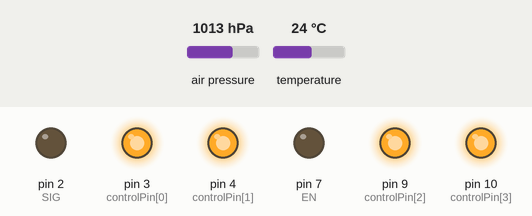
This sketch was run on a simulated Arduino Uno, built with avr-gcc and run on an emulated ATmega328P. On the bench: output pins drawn as LEDs (lit = HIGH). The inputs (shaded band) are chosen by the test bench; at power-on: air pressure 1013 hPa, temperature 24 °C. The local clock reads 2024-03-15 10:24:30 at power-on unless the sketch sets it; what the sketch prints to the serial monitor is not drawn.

Above: at 0.1 s.
At 4.1 s:
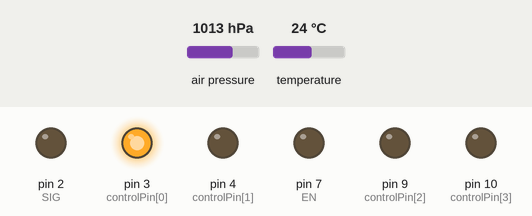
At 8.1 s:
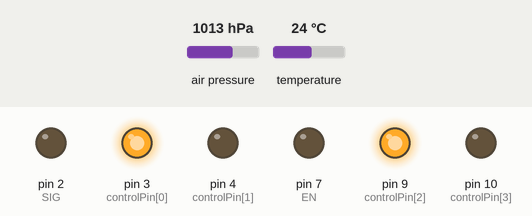
At 16.1 s:
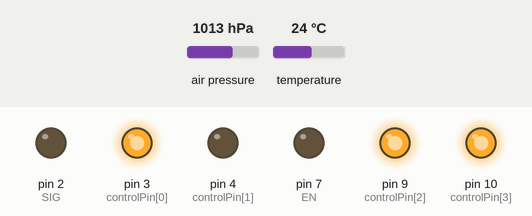
At 26.1 s:
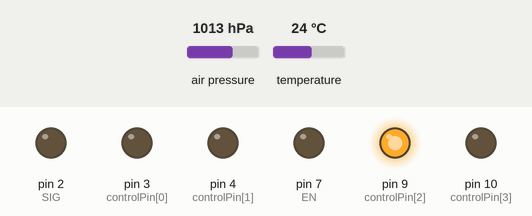
At 36.1 s:
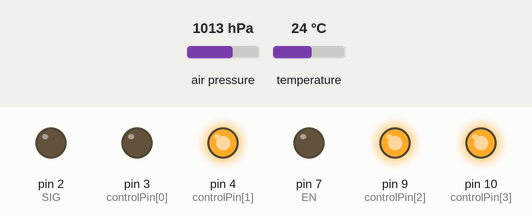
Timing chart, 0 to 38.6 s (numbered marks = the images above):
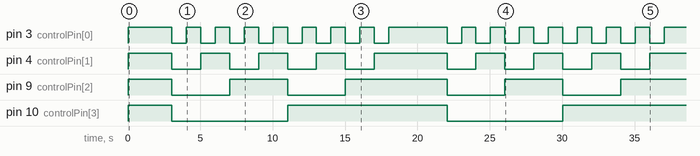

The sketch:

UNO.ino
```cpp
#include <Wire.h>
#include <SPI.h>
#include <Adafruit_BMP280.h>
#include <ds3231.h>

struct ts t;


const int SIG = 2;// SIG pin
// const int SIG = 0;// SIG pin analog read voltage output
const int EN = 7;// Enable pin
//const int controlPin[4] = {3, 4, 5, 6}; // 4 pins used  for binary output
const int controlPin[4] = {3, 4, 9, 10};
int loopDelay = 1000;// delay in loop

const int muxTable[16][4] = {
  // s0, s1, s2, s3     channel
    {0,  0,  0,  0}, // 0 relay
    {1,  0,  0,  0}, // 1 relay
    {0,  1,  0,  0}, // 2 relay
    {1,  1,  0,  0}, // 3
    {0,  0,  1,  0}, // 4
    {1,  0,  1,  0}, // 5
    {0,  1,  1,  0}, // 6
    {1,  1,  1,  0}, // 7
    {0,  0,  0,  1}, // 8
    {1,  0,  0,  1}, // 9
    {0,  1,  0,  1}, // 10
    {1,  1,  0,  1}, // 11
    {0,  0,  1,  1}, // 12
    {1,  0,  1,  1}, // 13
    {0,  1,  1,  1}, // 14
    {1,  1,  1,  1}  // 15
};

Adafruit_BMP280 bmp; // I2C

void setup() {
   for(int i=0; i<4; i++)
  {
    pinMode(controlPin[i], OUTPUT);// set pin as output
    digitalWrite(controlPin[i], HIGH); // set initial state as HIGH

  }


    pinMode(SIG, OUTPUT);// set SIG pin as output
    digitalWrite(SIG, LOW); // set SIG sends what should be the output
                            // for low trigger relay it should be LOW
                            // for HIGH trigger high it should be HIGH

    pinMode(EN, OUTPUT);// set EN pin as output
    digitalWrite(EN, LOW); // set EN in (enable pin) Low to activate the chip


  Serial.begin(9600);

   Wire.begin();
  DS3231_init(DS3231_CONTROL_INTCN);
  t.hour=12;
  t.min=30;
  t.sec=0;
  t.mday=25;
  t.mon=10;
  t.year=2022;

  DS3231_set(t);


  Serial.println(F("BMP280 test"));

  if (!bmp.begin(0x76))
  {
    Serial.println(F("Could not find a valid BMP280 sensor, check wiring!"));
    while (1);
  }

  bmp.setSampling(Adafruit_BMP280::MODE_NORMAL,     /* Operating Mode. */
                  Adafruit_BMP280::SAMPLING_X2,     /* Temp. oversampling */
                  Adafruit_BMP280::SAMPLING_X16,    /* Pressure oversampling */
                  Adafruit_BMP280::FILTER_X16,      /* Filtering. */
                  Adafruit_BMP280::STANDBY_MS_500); /* Standby time. */
}

void loop()
{

DS3231_get(&t);
  Serial.print("Date : ");
  Serial.print(t.mday);
  Serial.print("/");
  Serial.print(t.mon);
  Serial.print("/");
  Serial.print(t.year);
  Serial.print("\t Hour : ");
  Serial.print(t.hour);
  Serial.print(":");
  Serial.print(t.min);
  Serial.print(".");
  Serial.println(t.sec);

  delay(1000);

    Serial.print(F("Temperature = "));
    Serial.print(bmp.readTemperature());
    Serial.println(" *C");

    Serial.print(F("Pressure = "));
    Serial.print(bmp.readPressure());
    Serial.println(" Pa");

    Serial.print(F("Approx altitude = "));
    Serial.print(bmp.readAltitude(1013.25)); /* Adjusted to local forecast! */
    Serial.println(" m");

    Serial.println();
    delay(2000);

      for(int i=0; i<16; i++)
  {

    channelControl(i);
        Serial.print(readMux(i));

//readMux(i);
  delay(loopDelay);// wait for loopDelay ms
  }

  //channelControl(7);// this will turn on only relay 12
 Serial.println("===============");

}


void channelControl(int relayChannel)
{
    // Robojax 16ch relay with multiplexer 20181201
    digitalWrite(controlPin[0], muxTable[relayChannel][0]);
    digitalWrite(controlPin[1], muxTable[relayChannel][1]);
    digitalWrite(controlPin[2], muxTable[relayChannel][2]);
    digitalWrite(controlPin[3], muxTable[relayChannel][3]);

       Serial.print(relayChannel);
       Serial.print (": ");
       Serial.print(muxTable[relayChannel][3]);
       Serial.print(muxTable[relayChannel][2]);
       Serial.print(muxTable[relayChannel][1]);
       Serial.println(muxTable[relayChannel][0]);
   // Robojax 16ch relay with multiplexer 20181201
}//channelControl end


float readMux(int channel){
  int controlPin[] = {3, 4, 9, 10};

  int muxChannel[16][4]={
    {0,0,0,0}, //channel 0
    {1,0,0,0}, //channel 1
    {0,1,0,0}, //channel 2
    {1,1,0,0}, //channel 3
    {0,0,1,0}, //channel 4
    {1,0,1,0}, //channel 5
    {0,1,1,0}, //channel 6
    {1,1,1,0}, //channel 7
    {0,0,0,1}, //channel 8
    {1,0,0,1}, //channel 9
    {0,1,0,1}, //channel 10
    {1,1,0,1}, //channel 11
    {0,0,1,1}, //channel 12
    {1,0,1,1}, //channel 13
    {0,1,1,1}, //channel 14
    {1,1,1,1}  //channel 15
  };

  //loop through the 4 sig
  for(int i = 0; i < 4; i ++){
    digitalWrite(controlPin[i], muxChannel[channel][i]);
  }

  //read the value at the SIG pin
  int val = digitalRead(SIG);

  //return the value
  float voltage = (val * 5.0) / 1024.0;
  return voltage;
}
```

Measured:
- by itself, pin 3 (controlPin[0]): goes 7 × (LOW 1.0 s, HIGH 1.0 s), LOW 1.0 s, HIGH 4.0 s, 7 × (LOW 1.0 s, HIGH 1.0 s), LOW 1.0 s, then HIGH
- by itself, pin 4 (controlPin[1]): goes 3 × (LOW 2.0 s, HIGH 2.0 s), LOW 2.0 s, HIGH 5.0 s, 3 × (LOW 2.0 s, HIGH 2.0 s), LOW 2.0 s, then HIGH
- by itself, pin 9 (controlPin[2]): HIGH → LOW at 3.0 s, → HIGH 4.0 s later, → LOW 4.0 s later, → HIGH 4.0 s later, … (8 changes in this stretch)
- by itself, pin 10 (controlPin[3]): alternates HIGH for 11.0 s and LOW for 8.0 s
